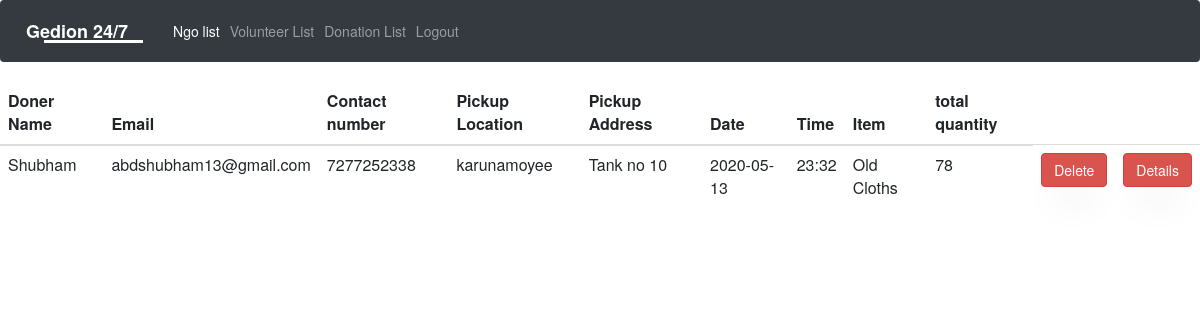
/Donation_list_admin.php, run on the app's committed database.
### tables this page shows
CREATE TABLE `donation` (
  `donationId` int(11) NOT NULL AUTO_INCREMENT,
  `doner_name` varchar(45) DEFAULT NULL,
  `email` varchar(45) DEFAULT NULL,
  `contact_no` varchar(45) DEFAULT NULL,
  `alternate_contact` varchar(45) DEFAULT NULL,
  `pickup_location` varchar(45) DEFAULT NULL,
  `pickup_address` varchar(200) DEFAULT NULL,
  `date_of_pickup` varchar(45) DEFAULT NULL,
  `time_of_pickup` varchar(45) DEFAULT NULL,
  `description` varchar(200) DEFAULT NULL,
  `item` varchar(45) DEFAULT NULL,
  `quantity` varchar(45) DEFAULT NULL,
  `type_of_cloth` varchar(45) DEFAULT NULL,
  `suitable_for` varchar(45) DEFAULT NULL,
  `for_class` varchar(45) DEFAULT NULL,
  `company_name` varchar(45) DEFAULT NULL,
  PRIMARY KEY (`donationId`)
);

### Donation_list_admin.php (the view, shortened to what this page needs)
<html>
<head>
    <link rel="stylesheet" href="css/open-iconic-bootstrap.min.css">
    <link rel="stylesheet" href="css/animate.css">
    <link rel="stylesheet" href="css/owl.carousel.min.css">
    <link rel="stylesheet" href="css/owl.theme.default.min.css">
    <link rel="stylesheet" href="css/magnific-popup.css">
    <link rel="stylesheet" href="css/aos.css">
    <link rel="stylesheet" href="css/ionicons.min.css">
    <link rel="stylesheet" href="css/bootstrap-datepicker.css">
    <link rel="stylesheet" href="css/jquery.timepicker.css">
    <link rel="stylesheet" href="css/flaticon.css">
    <link rel="stylesheet" href="css/icomoon.css">
    <link rel="stylesheet" href="css/style.css">
<?php
include'connection.php';
?>
<nav class="navbar navbar-expand-lg navbar-dark bg-dark">
  <a class="navbar-brand" href="index.php">Gedion 24/7</a>
  <div class="collapse navbar-collapse" id="navbarNavAltMarkup">
    <div class="navbar-nav">
      <a class="nav-item nav-link active" href="welcome.php">Ngo list <span class="sr-only">(current)</span></a>
      <a class="nav-item nav-link" href="volunteer_list_admin.php">Volunteer List</a>
      <a class="nav-item nav-link" href="Donation_list_admin.php">Donation List</a>
      <a class="nav-item nav-link" href="index.php">Logout</a>
    </div>
  </div>
</nav>
<link rel="stylesheet" href="https://maxcdn.bootstrapcdn.com/bootstrap/3.3.6/css/bootstrap.min.css" />
</head>
<div>
<table class="table" id="dynamic_field" style="border-style:none;">
<thead>
    <tr>
        <th scope="col">Doner Name</th>
        <th scope="col">Email</th>
        <th scope="col">Contact number</th>
        <th scope="col">Pickup Location</th>
        <th scope="col">Pickup Address</th>
        <th scope="col">Date</th>
        <th scope="col">Time</th>
        <th scope="col">Item</th>
        <th scope="col">total quantity</th>
    </tr>
</thead>
</div>
<?php
$query=mysqli_query($conn,"select * FROM donation") or die(mysqli_error($conn));
while($row= mysqli_fetch_array($query)){
?>
<tr>
    <td><?php echo $row['doner_name'];?></td>
    <td><?php echo $row['email'];?></td>
    <td><?php echo $row['contact_no'];?></td>
    <td><?php echo $row['pickup_location'];?></td>
    <td><?php echo $row['pickup_address'];?></td>
    <td><?php echo $row['date_of_pickup'];?></td>
    <td><?php echo $row['time_of_pickup'];?></td>
    <td><?php echo $row['item'];?></td>
    <td><?php echo $row['quantity'];?></td>
    <td><a href="delete.php?did=<?php echo $row['donationId'];?>" class="btn btn-danger">Delete</a></td>
    <td><a href="moreDetails.php?did=<?php echo $row['donationId'];?>" class="btn btn-danger">Details</a></td>
</tr>
<?php
}
?>
</html>

### data on the page
donation: doner_name "Shubham", email "abdshubham13@gmail.com", contact_no "7277252338", pickup_location "karunamoyee", pickup_address "Tank no 10", date_of_pickup "2020-05-13", time_of_pickup "23:32", item "Old Cloths", quantity "78"
